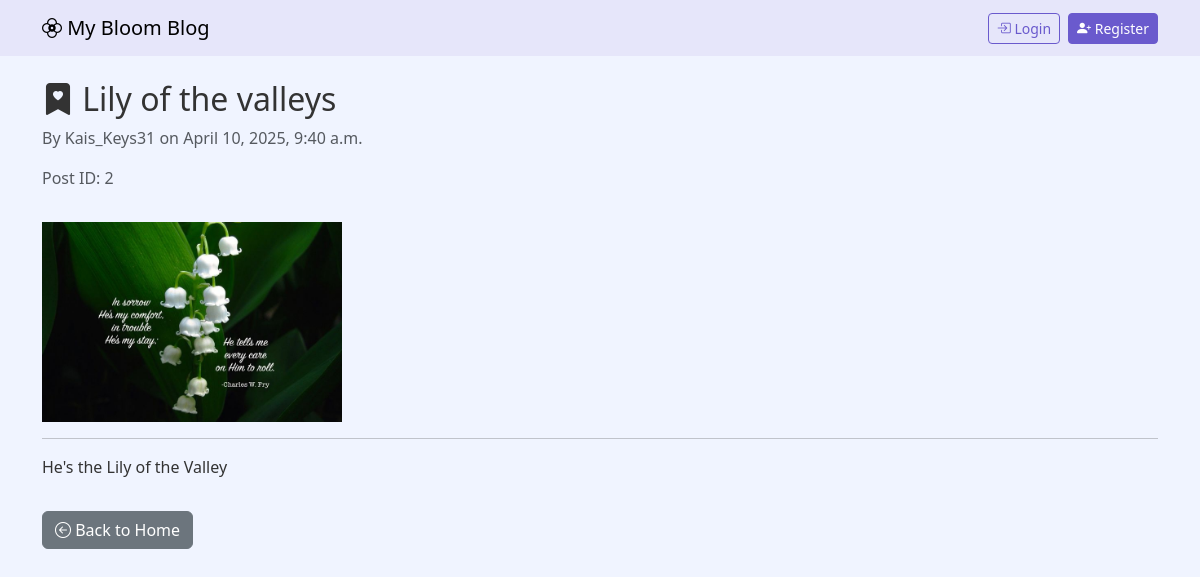
/post/2/, run on an earlier commit of the app's database.
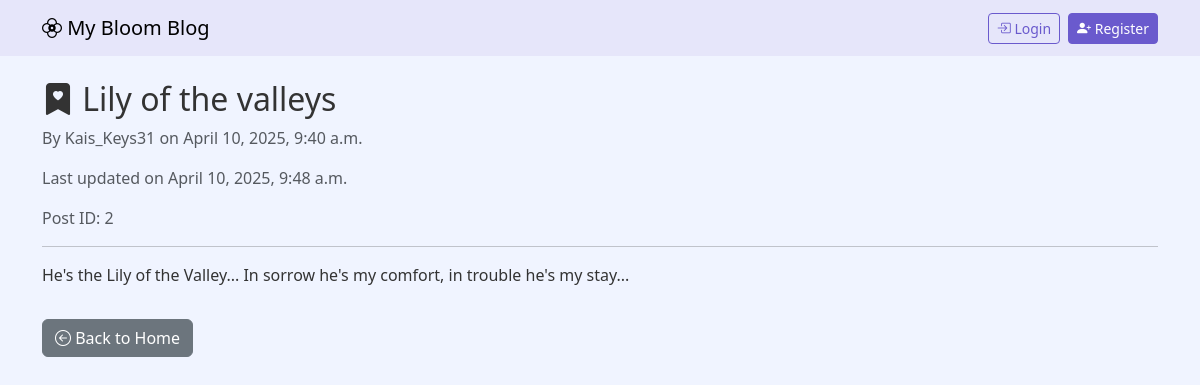
And on a later commit of the database.
### blog/models.py (models this page shows, shortened)
class Post(models.Model):
    title = models.CharField(max_length=200)
    content = models.TextField()
    author = models.ForeignKey(User, on_delete=models.CASCADE)
    created_at = models.DateTimeField(auto_now_add=True)
    updated_at = models.DateTimeField(auto_now=True)
    image = models.ImageField(upload_to='post_images/', null=True, blank=True)

### blog/views.py (the view)
# urls.py: path('post/<int:post_id>/', views.post_detail, name='post_detail'),
def post_detail(request, post_id):
    post = get_object_or_404(Post, id=post_id)
    return render(request, 'blog/post_detail.html', {'post': post})

### blog/templates/blog/post_detail.html (shortened to what this page needs)
{% extends 'blog/base.html' %}
{% block content %}
<h2><i class="bi bi-bookmark-heart-fill"></i> {{ post.title }}</h2>
<p class="text-muted">By {{ post.author.username }} on {{ post.created_at|date:"F j, Y, g:i a" }}</p>
{% if post.updated_at != post.created_at %}
    <p class="text-muted">Last updated on {{ post.updated_at|date:"F j, Y, g:i a" }}</p>
{% endif %}
<p class="text-muted">Post ID: {{ post.id }}</p>
{% if post.image %}
    <img src="{{ post.image.url }}" alt="{{ post.title }}" class="img-fluid mt-3" style="max-width: 300px; height: auto;">
{% endif %}
<hr>
<p>{{ post.content }}</p>
<a href="{% url 'home' %}" class="btn btn-secondary mt-3">
    <i class="bi bi-arrow-left-circle"></i> Back to Home
</a>
{% endblock %}

What changed in the data, as far as the page shows it:
changed Post "Lily of the valleys": updated_at (not shown) → "April 10, 2025, 9:48 a.m."; content "He's the Lily of the Valley" → "He's the Lily of the Valley... In sorrow he's my comfort, in trouble he's my stay..."; image: picture removed
Also different on the page:
text now shown: "Last updated on"
